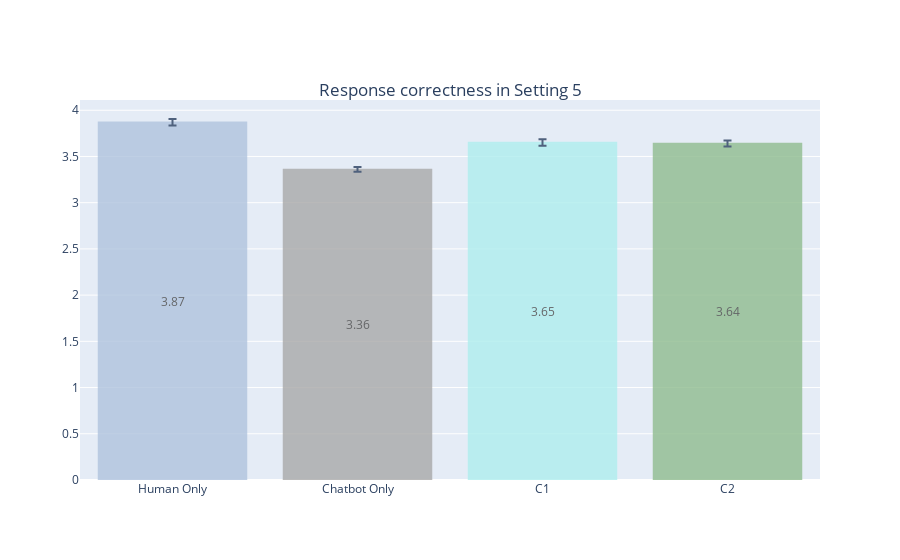

Source (notebook cell):
### Code cell
colors = ['#B0C4DE', '#A9A9A9', '#AFEEEE', '#8FBC8F']

x = ['Human Only', 'Chatbot Only', 'C1', 'C2']
y = [scoresHuman, scoresBot, sugg1, autoSugg1]

yErorr = [np.std(z)/math.sqrt(len(z)) for z in y] 

y = [round(statistics.mean(z), 2) for z in y]

fig = go.Figure()
fig.add_trace(go.Bar(
    name='Setting 5',
    x=x, y=y, text=y, textposition='inside',insidetextanchor='middle',
    marker_color=colors,
    marker_line_color=colors, marker_line_width=1.5, opacity=0.8,
    error_y=dict(type='data', array=yErorr)
))

fig.update_layout(
    title={
        'text': 'Response correctness in Setting 5',
        'y':0.85,
        'x':0.5,
        'xanchor': 'center',
        'yanchor': 'top'})

fig.show()

### Figure 1 — Plotly figure (JSON) as saved in the notebook; plotly's stock layout.template omitted (floating-point values rounded to 4 significant figures)
{"data": [{"error_y": {"array": [0.03524, 0.0256, 0.03532, 0.03314], "type": "data"}, "insidetextanchor": "middle", "marker": {"color": ["#B0C4DE", "#A9A9A9", "#AFEEEE", "#8FBC8F"], "line": {"color": ["#B0C4DE", "#A9A9A9", "#AFEEEE", "#8FBC8F"], "width": 1.5}}, "name": "Setting 5", "opacity": 0.8, "text": ["3.87", "3.36", "3.65", "3.64"], "textposition": "inside", "type": "bar", "x": ["Human Only", "Chatbot Only", "C1", "C2"], "y": [3.87, 3.36, 3.65, 3.64]}], "layout": {"title": {"text": "Response correctness in Setting 5", "x": 0.5, "xanchor": "center", "y": 0.85, "yanchor": "top"}}}
